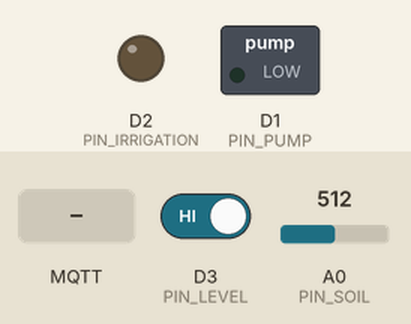
Bench run of a sketch on a simulated ESP8266 (NodeMCU). On the bench: switched loads named in the sketch (green lamp = pin HIGH), output pins drawn as LEDs (lit = HIGH). The inputs (shaded band) are chosen by the test bench; at power-on: D3 (PIN_LEVEL) HIGH, A0 (PIN_SOIL) = 512. WiFi joins after 1.5 s; servers stay silent unless stated; random numbers use the default seed unless the sketch sets one; no MQTT or app messages arrive unless stated; names the files do not define were given values by the test bench: YOUR_MQTT_PORT = 1883; what the sketch prints to the serial monitor is not drawn.

Above: at 2.7 s.
2.8 s: MQTT message "ON" arrives on the first subscribed topic
At 3.9 s:
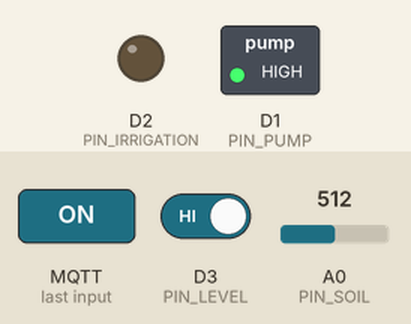
4.3 s: MQTT message "ON" arrives on the second subscribed topic
At 5.1 s:
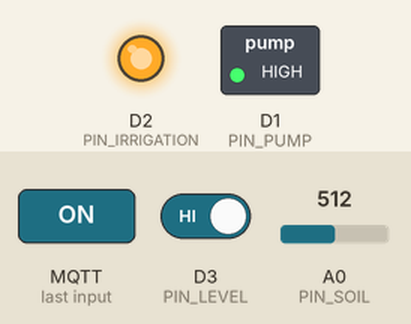
5.8 s: MQTT message "GET" arrives on the first subscribed topic
At 6.2 s:
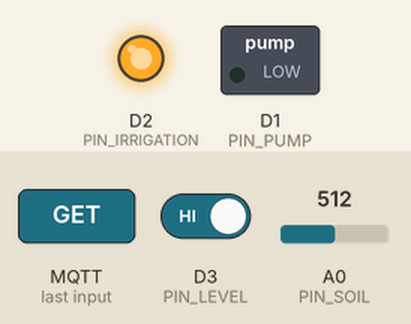
Timing chart, 0 to 8.8 s (numbered marks = the images above; inputs shaded):
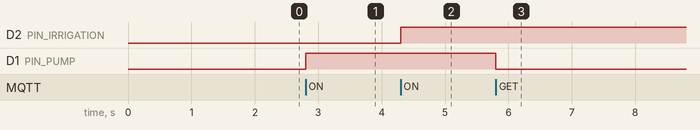

Measured:
- after the input at 2.8 s, D1 (PIN_PUMP): LOW → HIGH at once
- after the input at 4.3 s, D2 (PIN_IRRIGATION): LOW → HIGH at once
- after the input at 5.8 s, D1 (PIN_PUMP): HIGH → LOW at once

The sketch:

Aquatics.ino
```cpp
#include <ESP8266WiFi.h>
#include <WiFiClientSecure.h>
#include <PubSubClient.h>
#include <ArduinoJson.h>

// ==========================================
// FEATURE TOGGLES
// ==========================================
#define USE_SOIL_SENSOR
#define USE_LEVEL_SENSOR         // Digital Level Sensor (Float Switch)
#define USE_PUMP_CONTROL
#define USE_IRRIGATION_CONTROL
#define USE_DRY_RUN_PROTECTION

// ==========================================
// CONFIGURATION & SAFETY TIMERS
// ==========================================
const char* ssid     = "YOUR_WIFI_SSID";
const char* password = "YOUR_WIFI_PASSWORD";

// HiveMQ Cloud Broker
const char* mqtt_server = "YOUR_MQTT_URL";
const int   mqtt_port   = YOUR_MQTT_PORT;
const char* mqtt_user   = "YOUR_MQTT_USERNAME";
const char* mqtt_pass   = "YOUR_MQTT_PASSWORD";

// Hardware Failsafes (Safety Limits)
const unsigned long MAX_PUMP_RUN_TIME = 65 * 60 * 1000; // 65 mins max
const unsigned long MAX_IRR_RUN_TIME  = 35 * 60 * 1000; // 35 mins max
const unsigned long CONN_LOSS_TIMEOUT = 5 * 60 * 1000;  // 5 mins disconnect = shutdown

// MQTT Topics
const char* TOPIC_PUMP       = "aquatics/pump/command";
const char* TOPIC_IRRIGATION = "aquatics/irrigation/command";
const char* TOPIC_SENSORS    = "aquatics/sensors/data";

// ==========================================
// PIN DEFINITIONS
// ==========================================
#define PIN_SOIL       A0
#define PIN_LEVEL      D3        // D5
#define PIN_PUMP       D1        // D6
#define PIN_IRRIGATION D2        // D7

// Global State Tracking
WiFiClientSecure espClient;
PubSubClient client(espClient);
unsigned long lastMsg = 0;
unsigned long disconnectTime = 0;

// Task Timing for Failsafes
unsigned long pumpStartTime = 0;
unsigned long irrStartTime = 0;
bool pumpActive = false;
bool irrActive = false;

void setup() {
  Serial.begin(115200);

  pinMode(PIN_PUMP, OUTPUT);
  digitalWrite(PIN_PUMP, LOW);
  pinMode(PIN_IRRIGATION, OUTPUT);
  digitalWrite(PIN_IRRIGATION, LOW);

  #ifdef USE_LEVEL_SENSOR
    pinMode(PIN_LEVEL, INPUT_PULLUP);
  #endif

  setup_wifi();
  espClient.setInsecure(); // Required for HiveMQ SSL
  client.setServer(mqtt_server, mqtt_port);
  client.setCallback(callback);
}

void setup_wifi() {
  delay(10);
  Serial.println("\nConnecting to WiFi...");
  WiFi.begin(ssid, password);
  while (WiFi.status() != WL_CONNECTED) {
    delay(500);
    Serial.print(".");
  }
  Serial.println("\nWiFi Connected");
}

void callback(char* topic, byte* payload, unsigned int length) {
  String message;
  for (int i = 0; i < length; i++) message += (char)payload[i];

  Serial.println("Command [" + String(topic) + "]: " + message);

  if (String(topic) == TOPIC_SENSORS && message == "GET") {
    sendSensorData();
    return;
  }

  if (String(topic) == TOPIC_PUMP) {
    if (message == "ON") {
      digitalWrite(PIN_PUMP, HIGH);
      pumpActive = true;
      pumpStartTime = millis();
    } else {
      digitalWrite(PIN_PUMP, LOW);
      pumpActive = false;
    }
    sendSensorData();
  }

  if (String(topic) == TOPIC_IRRIGATION) {
    if (message == "ON") {
      digitalWrite(PIN_IRRIGATION, HIGH);
      irrActive = true;
      irrStartTime = millis();
    } else {
      digitalWrite(PIN_IRRIGATION, LOW);
      irrActive = false;
    }
    sendSensorData();
  }
}

void sendSensorData() {
  StaticJsonDocument<512> doc;

  doc["online"] = true;
  doc["signal"] = String(WiFi.RSSI()) + " dBm";

  long totalSec = millis() / 1000;
  doc["uptime"] = String(totalSec / 3600) + "h " + String((totalSec % 3600) / 60) + "m";

  #ifdef USE_LEVEL_SENSOR
    bool tankLow = (digitalRead(PIN_LEVEL) == HIGH);
    doc["level"] = tankLow ? "LOW" : "OK";
  #else
    doc["level"] = "NA";
  #endif

  doc["usage"] = "NA";
  doc["flow"]  = "NA";

  #ifdef USE_SOIL_SENSOR
    int soilPer = map(analogRead(PIN_SOIL), 1024, 200, 0, 100);
    doc["soil"] = String(constrain(soilPer, 0, 100)) + "%";
  #else
    doc["soil"] = "NA";
  #endif

  #ifdef USE_DRY_RUN_PROTECTION
    bool dryError = (pumpActive && (digitalRead(PIN_LEVEL) == HIGH));
    doc["dry_run"] = dryError;
  #else
    doc["dry_run"] = false;
  #endif

  char buffer[512];
  serializeJson(doc, buffer);
  client.publish(TOPIC_SENSORS, buffer);
}

void reconnect() {
  while (!client.connected()) {
    String clientId = "ESP12-Aquatics-" + String(random(0xffff), HEX);
    if (client.connect(clientId.c_str(), mqtt_user, mqtt_pass)) {
      client.subscribe(TOPIC_PUMP);
      client.subscribe(TOPIC_IRRIGATION);
      client.subscribe(TOPIC_SENSORS);
      disconnectTime = 0; // Reset disconnect watchdog
    } else {
      delay(5000);
    }
  }
}

void loop() {
  if (!client.connected()) {
    if (disconnectTime == 0) disconnectTime = millis();
    reconnect();
  } else {
    disconnectTime = 0;
  }
  client.loop();

  unsigned long now = millis();

  // --- FAILSAFE 1: Local Max Run-Time Protection ---
  if (pumpActive && (now - pumpStartTime > MAX_PUMP_RUN_TIME)) {
    digitalWrite(PIN_PUMP, LOW);
    pumpActive = false;
    Serial.println("SAFETY: Local Pump Timeout!");
    sendSensorData();
  }
  if (irrActive && (now - irrStartTime > MAX_IRR_RUN_TIME)) {
    digitalWrite(PIN_IRRIGATION, LOW);
    irrActive = false;
    Serial.println("SAFETY: Local Irrigation Timeout!");
    sendSensorData();
  }

  // --- FAILSAFE 2: Internet Connection Loss Watchdog ---
  if (disconnectTime != 0 && (now - disconnectTime > CONN_LOSS_TIMEOUT)) {
    if (pumpActive || irrActive) {
      digitalWrite(PIN_PUMP, LOW);
      digitalWrite(PIN_IRRIGATION, LOW);
      pumpActive = false;
      irrActive = false;
      Serial.println("SAFETY: Emergency Shutdown (No Internet)");
    }
  }

  // Auto-send data every 30 seconds
  if (now - lastMsg > 30000) {
    lastMsg = now;
    sendSensorData();
  }
}
```
